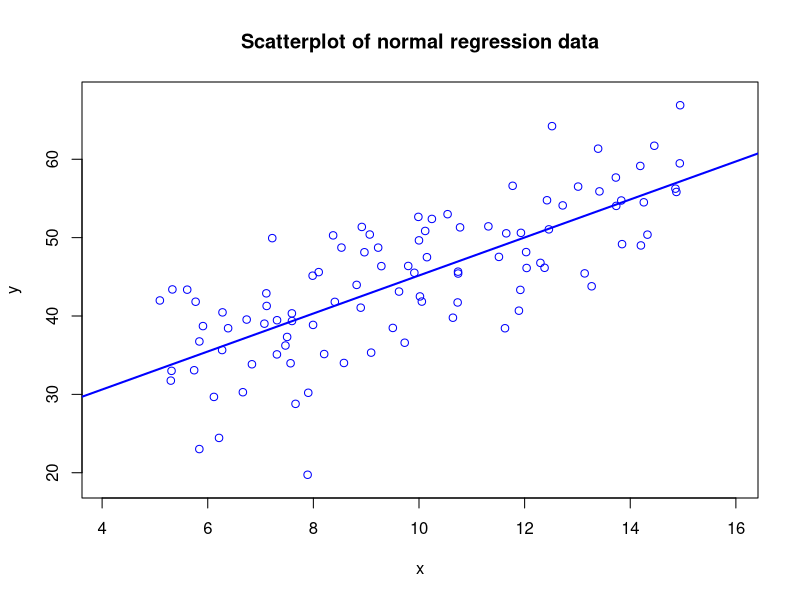
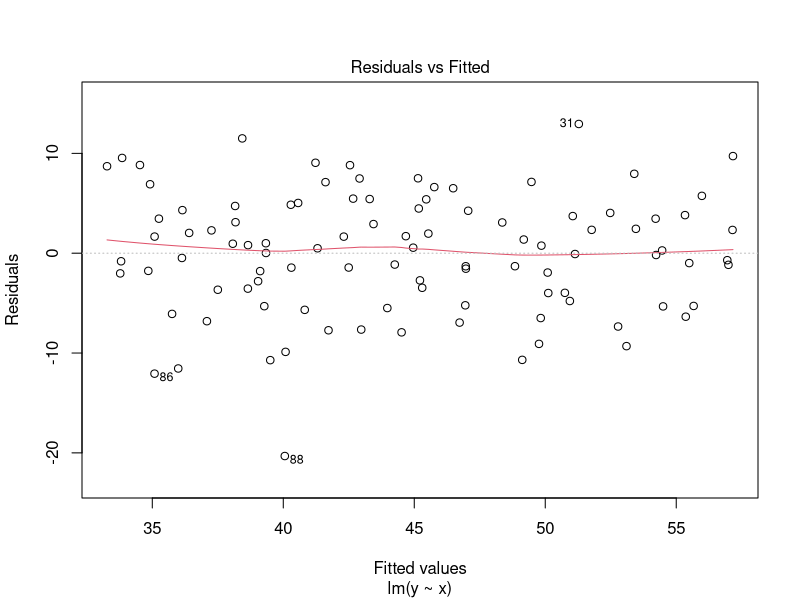
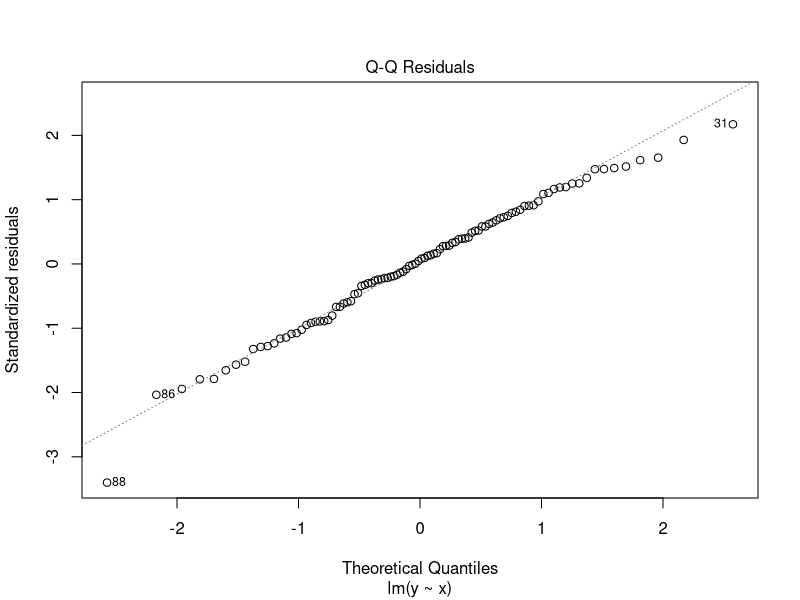
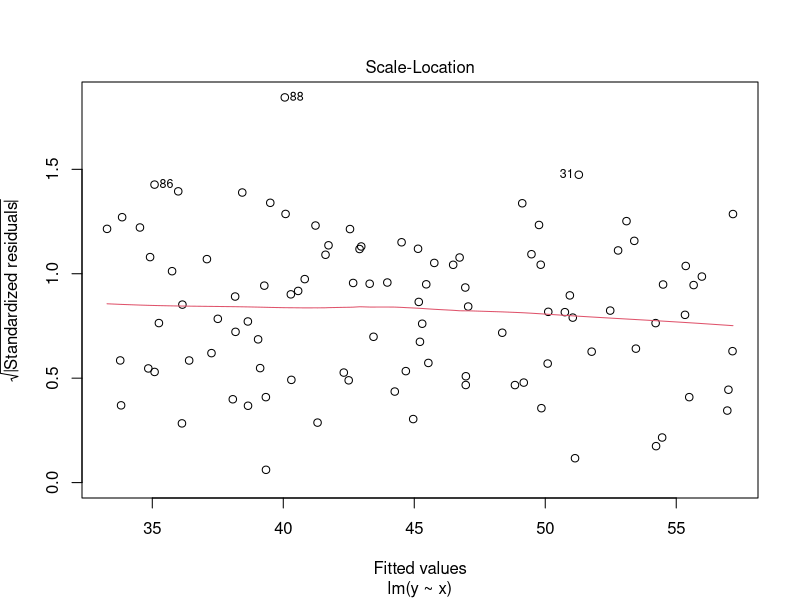
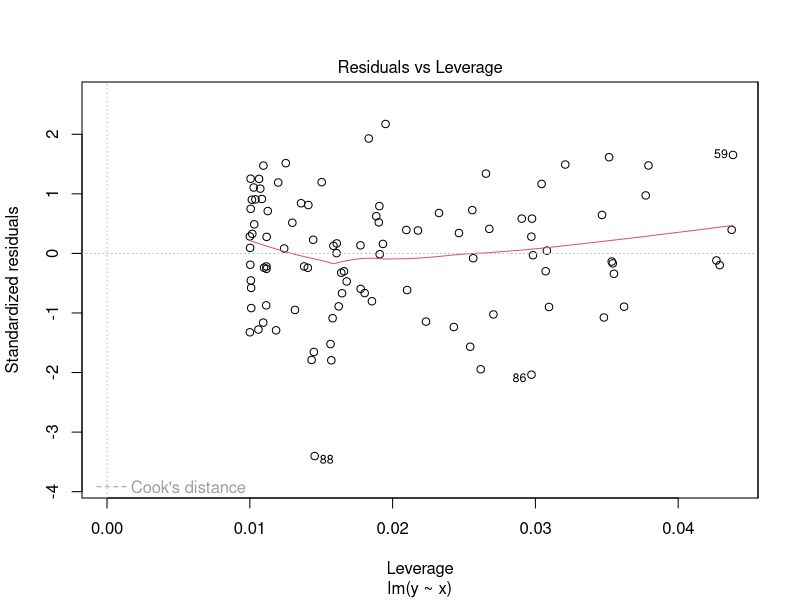
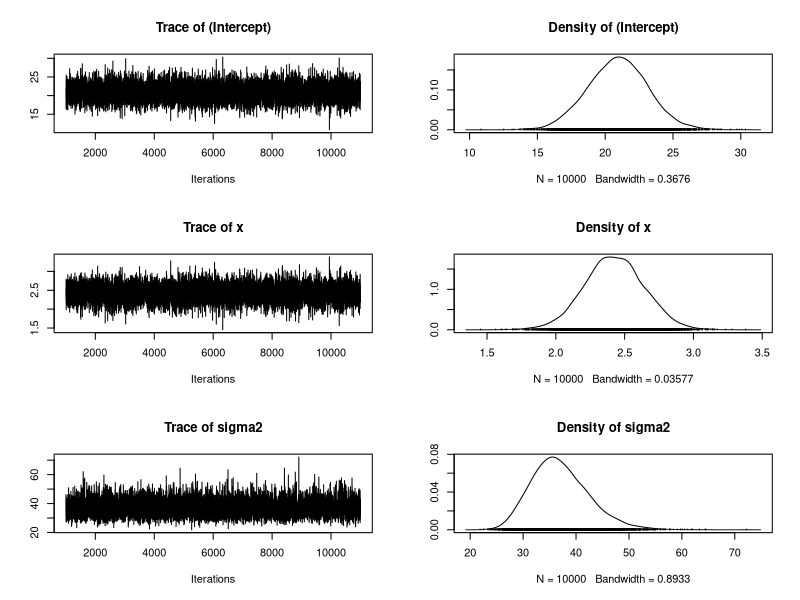

The R script that drew these images, in order:
#####################################################################
#
#  The program implements a Random Walk Metropolis Hastings algorithm
#  for a normal data regression problem, using the MCMCpack function "MCMCregress"
#
#  Code written by Catherine Forbes (let me know if you spot any errors!)
#
#######################################################################
library(MCMCpack)

#rm(list=ls())

# Generate some iid data y = mu + sig*eps where eps~iid N(0,1)
set.seed(2015)

betatrue = c(21,2.5)
sigtrue = 6

nobs = 100
x = runif(nobs,min=5,max=15)
y = betatrue[1]+x*betatrue[2]+sigtrue*rnorm(nobs,0,1)

xy.df = data.frame(x,y)

par(mfrow=c(1,1))
plot(x,y,ylim=range(y-1,y+1),xlim=range(x+1,x-1),col="blue")
title("Scatterplot of normal regression data")
abline(lsfit(x,y),col="blue",lwd=2)


classical = lm(y~x)
summary(classical)
plot(classical)

bayesian = MCMCregress(y~x, data=xy.df)
summary(bayesian)
plot(bayesian)
